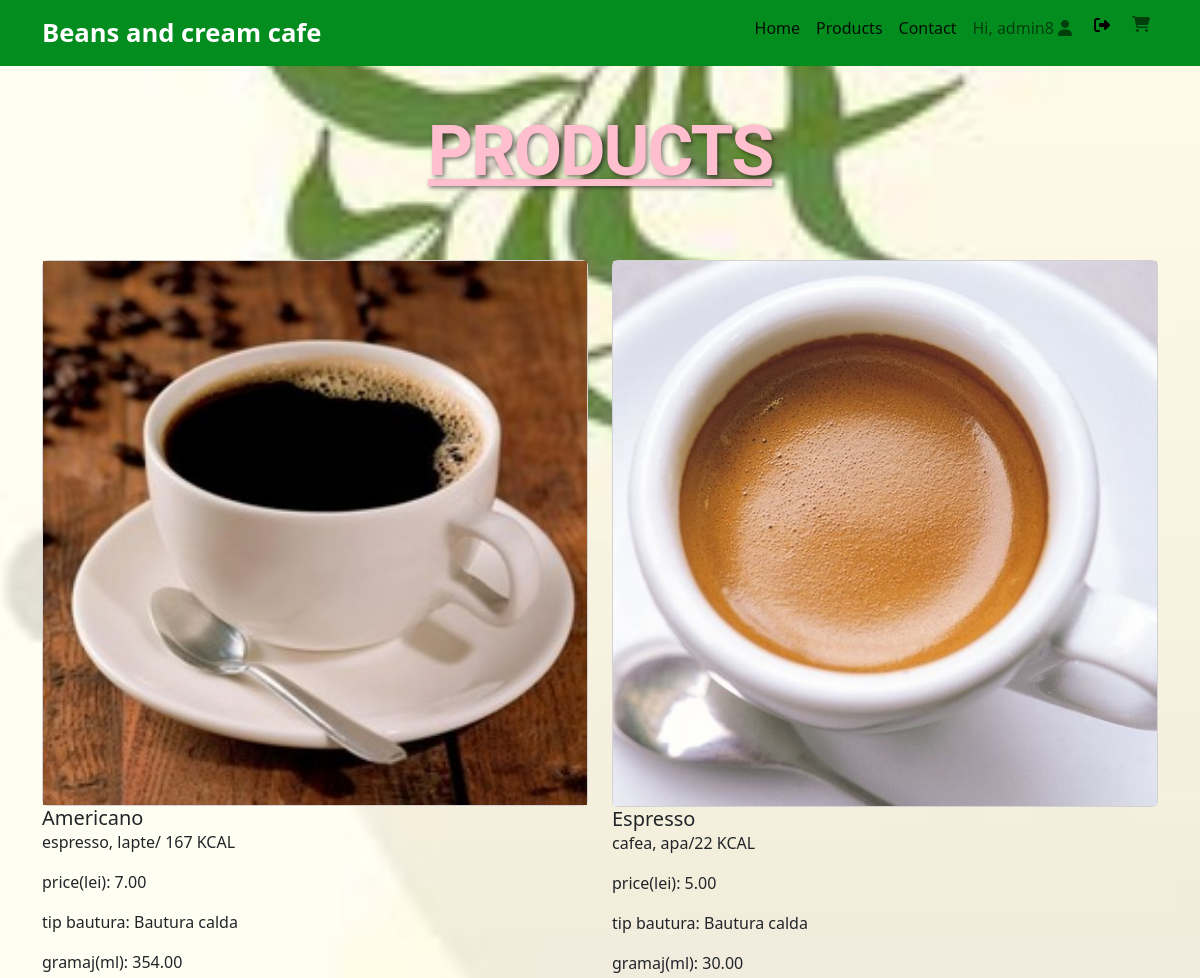
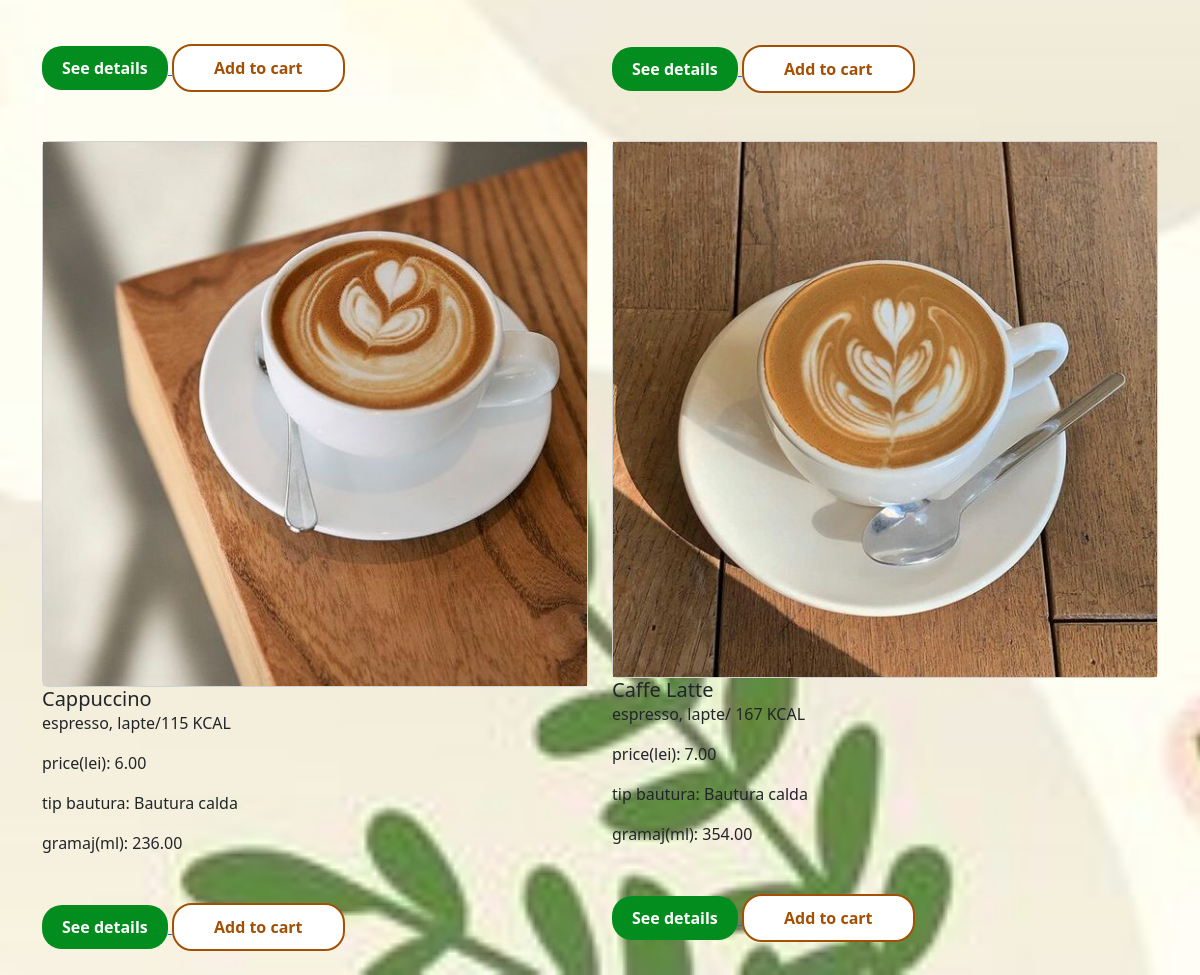
The app's page /products/ (signed in) with its own data (2 pictures, top to bottom).
### app_beans_and_cream_cafe/models.py (models this page shows, shortened)
class Product(models.Model):
    name = models.CharField(max_length=200)
    price_lei = models.DecimalField(max_digits= 10, decimal_places=2, default= 0)
    gramaj_ml = models.DecimalField(max_digits=10,decimal_places=2, default=0)
    description = models.TextField()
    drink_type = models.TextField(default=0)
    nutritional_values = models.TextField(default=0)
    image = models.ImageField(upload_to='product_images/', null=True, blank=True)

### app_beans_and_cream_cafe/views.py (the view)
# urls.py: path('products/', ProductListView.as_view(), name='products'),
class ProductListView(ListView): # clasa cu ajutorul caruia afisam o lista de obiecte
    model = Product
    template_name = 'app_beans_and_cream_cafe/products.html'
    def get_context_data(self, **kwargs): # metoda cu ajutorul caruia furnizam date suplimentare  catre sablon, pagina products.html
        context = super().get_context_data(**kwargs)
        context['products'] = context['object_list']
        return context

### app_beans_and_cream_cafe/templates/app_beans_and_cream_cafe/products.html
{% extends "app_beans_and_cream_cafe/base.html" %}
{% block content %}
    <div class="container">
    <h2 style="text-align: center;
                font-size: 70px;
                font-weight: 700;
                text-transform: uppercase; /* Changed to uppercase for emphasis */
                font-style: normal;
                text-decoration: underline; /* Added underline for emphasis */
                line-height: 1em;
                letter-spacing: -2px; /* Slightly reduced letter spacing */
                margin-top: 50px;
                margin-bottom: 50px;
                color: #ffbfce; /* Changed text color to pink */
                text-shadow: 2px 2px 4px rgba(0, 0, 0, 0.5); /* Added text shadow for depth */
                font-family: 'Roboto', sans-serif; /* Changed font to Roboto for a modern look */
                ">
        Products
    </h2>
</div>
        <div class="row">
            {% for product in product_list %}
                <div class="col-6 my-4">
                    <div class="card">
                        <img src="{{ product.image.url }}" alt="{{ product.name }} Image">
                    </div>
                    <div class="card-body">
                        <h5 class="card-title">{{ product.name }}</h5>
                        <p class="card-text">{{ product.description }}</p>
                        <p class="card-text">price(lei): {{ product.price_lei }}</p>
                        <p class="card-text">tip bautura: {{ product.drink_type }}</p>
                        <p class="card-text">gramaj(ml): {{ product.gramaj_ml}}</p>
                        <a href="/product/{{ product.id }}">
                            <button class="btn-custom spaced-top-2">See details</button>
                        </a>
                        {% if user.is_authenticated %}
                            <a href="{% url 'app_beans_and_cream_cafe:add_to_cart' product_id=product.id %}">
                                <button class="btn-custom-reverse spaced-top-2">Add to cart</button>
                            </a>
                        {% endif %}
                    </div>
                </div>
                {% if forloop.counter|divisibleby:2 and not forloop.last %}
                    </div></div><div class="container"><div class="row">
                {% endif %}
            {% endfor %}
        </div>
    </div>
{% endblock %}

### app_beans_and_cream_cafe/templates/app_beans_and_cream_cafe/navbar.html (shortened to what this page needs)
{% block navbar %}
<nav class="navbar navbar-expand-lg navbar-light bg-light">
  <div class="container-fluid container">
    <a class="navbar-brand brand-logo" href="/">Beans and cream cafe </a>
    <div class="d-flex">
      <div class="collapse navbar-collapse" id="navbarNavAltMarkup">
        <div class="navbar-nav">
          <a class="nav-link active" aria-current="page" href="/">Home</a>
          <a class="nav-link active" aria-current="page" href="{% url 'app_beans_and_cream_cafe:products' %}">Products</a>
          <a class="nav-link active" aria-current="page" href="{% url 'app_beans_and_cream_cafe:contact' %}">Contact</a>
          {% if user.is_authenticated %}
            <a class="nav-link" href="{#}" title="Deautentificare"> Hi, {{user.username}}
              <i class="fas fa-user"></i>
            </a>
            <form class="nav-link" action="{% url 'logout' %}" method="POST">
              <button class="logout-button" type="submit">
                <i class="fas fa-sign-out-alt"></i>
              </button>
            </form>
            <a class="nav-link" href="{% url 'app_beans_and_cream_cafe:cart' %}" title="Coșul tău">
              <i class="fa-solid fa-shopping-cart"></i>
            </a>
          {% else %}
            <a class="nav-link" href="{% url 'account:login' %}" title="Autentificare">
              <i class="fa-solid fa-sign-in-alt"></i>
            </a>
          {% endif %}
        </div>
      </div>
    </div>
  </div>
</nav>
{% endblock %}

### static/css/base.css (style rules this page uses)
.navbar { background-color: #038d1e !important; }
.logout-button { background-color: #038d1e; border:#A45004; }
.spaced-top-2 { margin-top: 2em; }
.btn-custom { font-weight: bold; background-color: #038d1e; padding: 10px 40px; border-radius: 20px; border: 2px solid #FFFFFF; color: #f9b4fe; }
.btn-custom-reverse { font-weight: bold; background-color: #FFFFFF; padding: 10px 40px; border-radius: 20px; border: 2px solid #A45004; color: #A45004; }
.brand-logo { color: #FFFFFF; font-size: 1.6em; font-weight: bold; }
body { background-image: url('font.jpg'); background-size: cover; background-repeat: no-repeat; background-position: center; }
.btn-custom { font-weight: bold; background-color: #038d1e; padding: 10px 20px; border-radius: 20px; border: none; color: #fff; cursor: pointer; }

### records on screen
Product: image (picture), name "Americano", description "espresso, lapte/ 167 KCAL", price_lei "7.00", drink_type "Bautura calda", gramaj_ml "354.00"
Product: image (picture), name "Espresso", description "cafea, apa/22 KCAL", price_lei "5.00", drink_type "Bautura calda", gramaj_ml "30.00"
Product: image (picture), name "Cappuccino", description "espresso, lapte/115 KCAL", price_lei "6.00", drink_type "Bautura calda", gramaj_ml "236.00"
Product: image (picture), name "Caffe Latte", description "espresso, lapte/ 167 KCAL", price_lei "7.00", drink_type "Bautura calda", gramaj_ml "354.00"

### other values on screen
{{ user.username }} "admin8"
